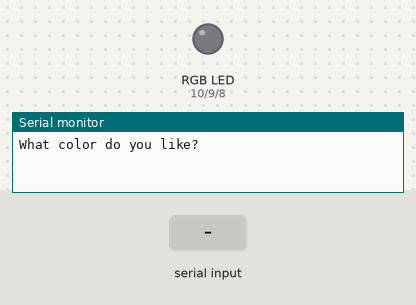
Simulated run of this sketch. Board: Arduino Uno, built with avr-gcc and run on an emulated ATmega328P. Parts: an RGB LED mixed from three pins (HIGH = lit), the last lines printed to the serial monitor. Inputs (shaded band) come from the test bench.

Above: at 1.2 s.
1.3 s: "red" received over Serial
At 2.6 s:
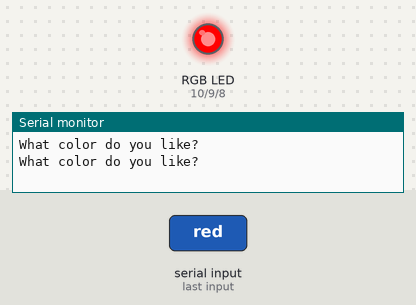
3.8 s: "green" received over Serial
At 5.8 s:
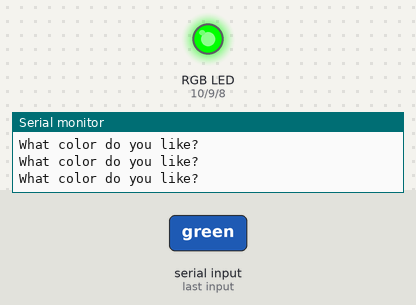
6.3 s: "blue" received over Serial
At 7.6 s:
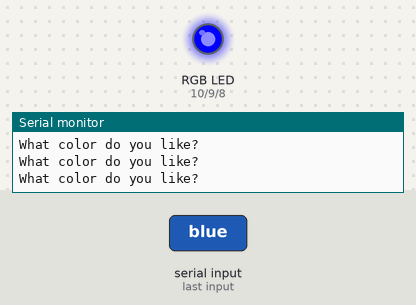
8.8 s: "violet" received over Serial
At 10.9 s:
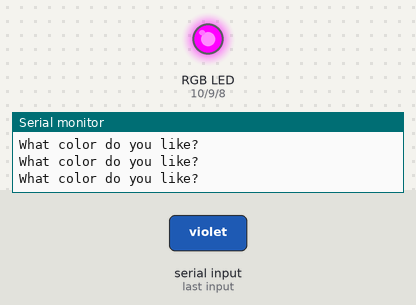
11.3 s: "yellow" received over Serial
At 12.7 s:
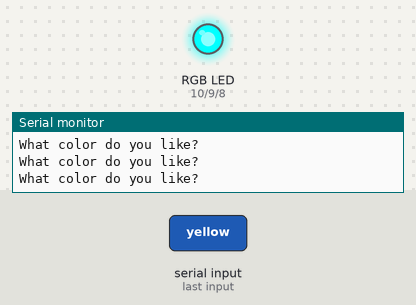
Timing chart, 0 to 14.3 s (numbered marks = the images above; inputs shaded):
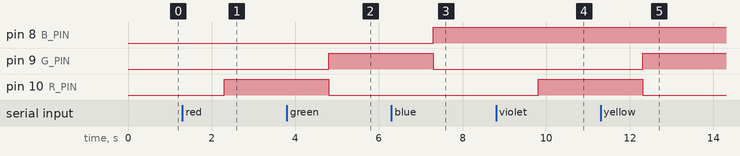

Measured:
- after the input at 1.3 s, pin 10 (R_PIN): LOW → HIGH after 1.0 s
- after the input at 3.8 s, pin 9 (G_PIN): LOW → HIGH after 1.0 s; pin 10 (R_PIN): HIGH → LOW after 1.0 s
- after the input at 6.3 s, pin 8 (B_PIN): LOW → HIGH after 1.0 s; pin 9 (G_PIN): HIGH → LOW after 1.0 s
- after the input at 8.8 s, pin 10 (R_PIN): LOW → HIGH after 1.0 s
- after the input at 11.3 s, pin 9 (G_PIN): LOW → HIGH after 1.0 s; pin 10 (R_PIN): HIGH → LOW after 1.0 s

The sketch:

rgb_led.ino
```cpp
#define R_PIN 10
#define G_PIN 9
#define B_PIN 8

String myColor;
String prompt="What color do you like?";

void setup() {
  // put your setup code here, to run once:
  Serial.begin(9600);
  pinMode(R_PIN, OUTPUT);
  pinMode(G_PIN, OUTPUT);
  pinMode(B_PIN, OUTPUT);
}

void loop() {
  // put your main code here, to run repeatedly:
  Serial.println(prompt);
  while(Serial.available()==0){
  }
  myColor = Serial.readString();

  if (myColor == "red"){
    digitalWrite(R_PIN, HIGH);
    digitalWrite(G_PIN, LOW);
    digitalWrite(B_PIN, LOW);
  } else if (myColor == "green"){
    digitalWrite(R_PIN, LOW);
    digitalWrite(G_PIN, HIGH);
    digitalWrite(B_PIN, LOW);
  } else if (myColor == "blue"){
    digitalWrite(R_PIN, LOW);
    digitalWrite(G_PIN, LOW);
    digitalWrite(B_PIN, HIGH);
  } else if (myColor == "violet"){
    digitalWrite(R_PIN, HIGH);
    digitalWrite(G_PIN, LOW);
    digitalWrite(B_PIN, HIGH);
  } else if (myColor == "yellow"){
    digitalWrite(R_PIN, LOW);
    digitalWrite(G_PIN, HIGH);
    digitalWrite(B_PIN, HIGH);
  } else {
    digitalWrite(R_PIN, LOW);
    digitalWrite(G_PIN, LOW);
    digitalWrite(B_PIN, LOW);
  }

}
```
